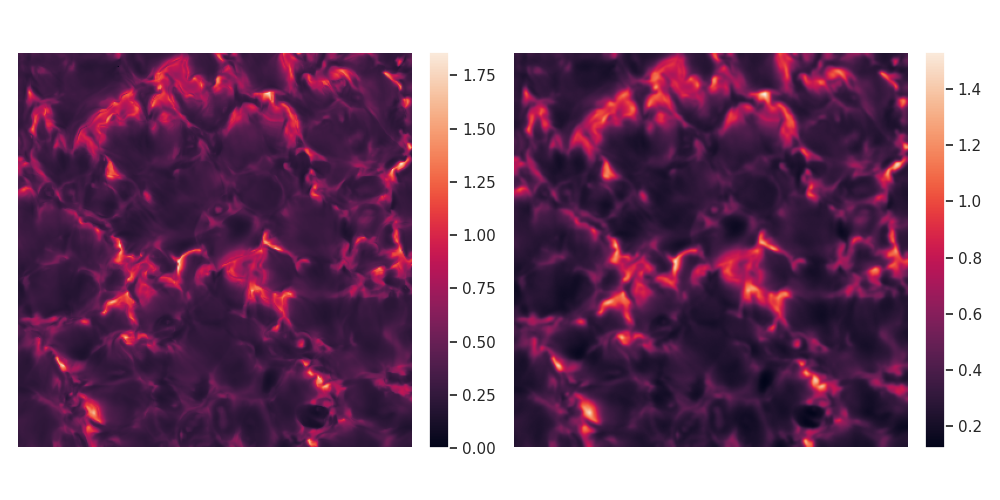
#> input picture docs/img/comparacion_intensidad_1_original_borrosa.png, 1000 x 500 px, given in place of IMG_20221223_132853.jpg, which was not available
$ python generar_ejemplo_psf.py
#> lines starting #> are read from the running program, lines starting #| are printed output that depends on the picture; pictures that were not available may be replaced by others from this repository, and a replacement may not be noted
import numpy as np
import matplotlib.pyplot as plt
from scipy.signal import convolve2d
from PIL import Image
import os

# Asegurar que el directorio de salida existe
os.makedirs('docs/img', exist_ok=True)

# Cargar la imagen
img_path = 'data/IMG_20221223_132853.jpg'
img = Image.open(img_path)
#> img is the input picture: PIL image 1000x500 RGBA; mean R, G, B, A 142.1, 107.3, 133.1, 255

# Recortar al centro para hacerla cuadrada y escalar para convolución rápida
width, height = img.size
#> width = 1000; height = 500
min_dim = min(width, height)
#> min_dim = 500
left = (width - min_dim)/2
#> left = 250
top = (height - min_dim)/2
#> top = 0
right = (width + min_dim)/2
#> right = 750
bottom = (height + min_dim)/2
#> bottom = 500
img = img.crop((left, top, right, bottom))
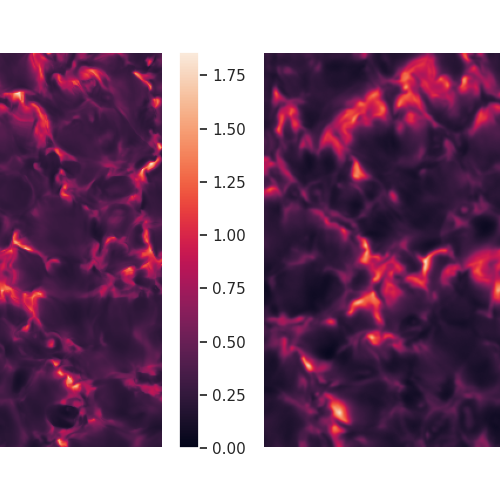
#> img: PIL image 500x500 RGBA; mean R, G, B, A 140.4, 105.6, 131.3, 255
img = img.resize((600, 600), Image.Resampling.LANCZOS)
#> img: PIL image 600x600 RGBA

img_arr = np.array(img) / 255.0

# Crear una PSF (Gaussiana desenfocada)
size = 41
sigma = 8.0
x = np.arange(-size//2 + 1., size//2 + 1.)
y = np.arange(-size//2 + 1., size//2 + 1.)
x, y = np.meshgrid(x, y)
psf = np.exp(-(x**2 + y**2) / (2. * sigma**2))
psf = psf / np.sum(psf)

# Convolucionar la imagen original con la PSF
degraded = np.zeros_like(img_arr)
if len(img_arr.shape) == 3:
    for i in range(3):
        degraded[:,:,i] = convolve2d(img_arr[:,:,i], psf, mode='same', boundary='symm')
else:
    degraded = convolve2d(img_arr, psf, mode='same', boundary='symm')

degraded = np.clip(degraded, 0, 1)

# Crear la figura didáctica
fig = plt.figure(figsize=(15, 5))

# 1. Imagen Original
ax1 = fig.add_subplot(1, 3, 1)
ax1.imshow(img_arr)
ax1.axis('off')

# 2. Símbolo de Convolución
fig.text(0.34, 0.5, r'$\ast$', fontsize=50, ha='center', va='center')

# 3. PSF
ax2 = fig.add_subplot(1, 3, 2)
im2 = ax2.imshow(psf, cmap='inferno')
ax2.axis('off')

# 4. Símbolo de Igualdad
fig.text(0.66, 0.5, r'$=$', fontsize=50, ha='center', va='center')

# 5. Imagen Degradada
ax3 = fig.add_subplot(1, 3, 3)
ax3.imshow(degraded)
ax3.axis('off')

plt.tight_layout()
# Ajustar espacio para que los símbolos no se solapen
plt.subplots_adjust(wspace=0.4)

out_path = 'docs/img/ejemplo_degradacion.png'
plt.savefig(out_path, dpi=300, bbox_inches='tight', transparent=True)
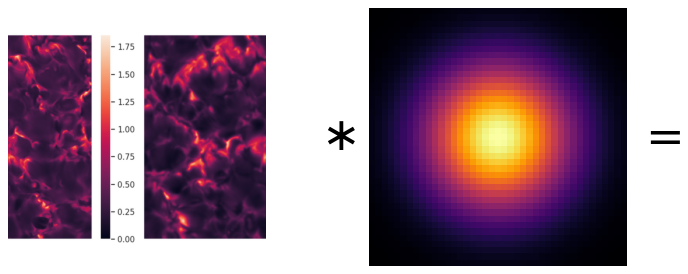
#> figure drawn by matplotlib, 3 panels
print(f"¡Imagen generada con éxito en {out_path}!")

$ run again, on docs/img/comparacion_intensidad_3_barras.png
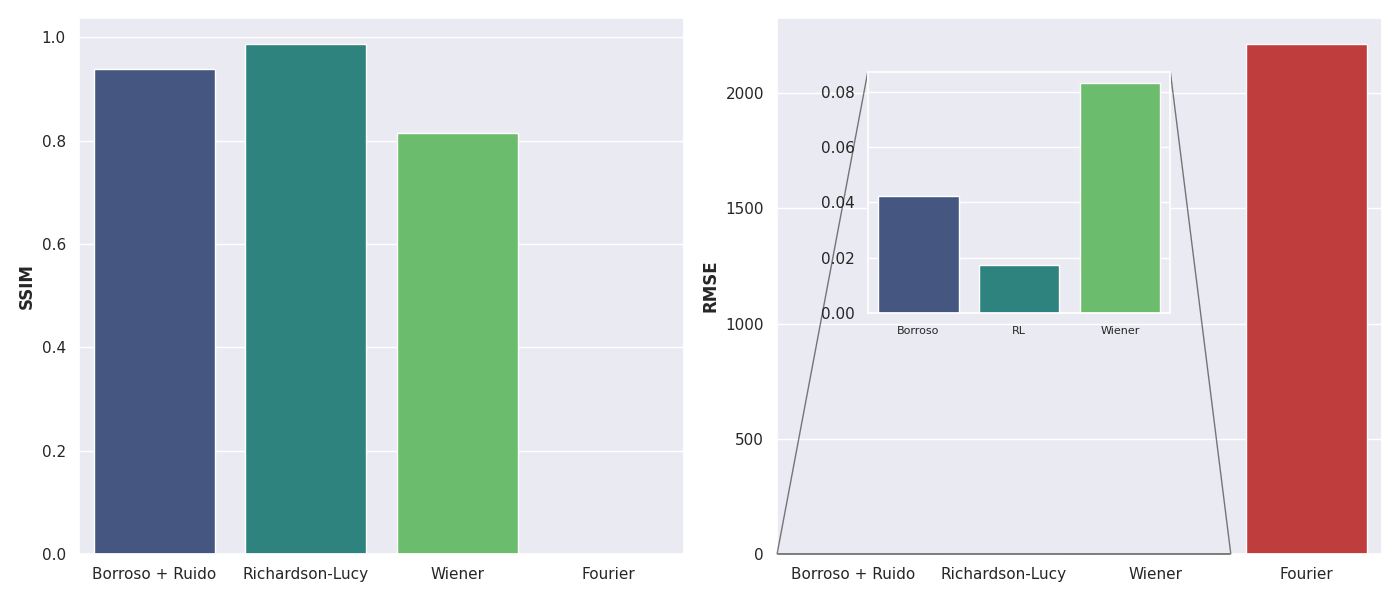
#> input picture docs/img/comparacion_intensidad_3_barras.png, 1400 x 600 px, given in place of IMG_20221223_132853.jpg, which was not available
#> img is the input picture: PIL image 1400x600 RGBA; mean R, G, B, A 197, 201.8, 202.1, 255
#> `img = img.crop((left, top, right, bottom))`:
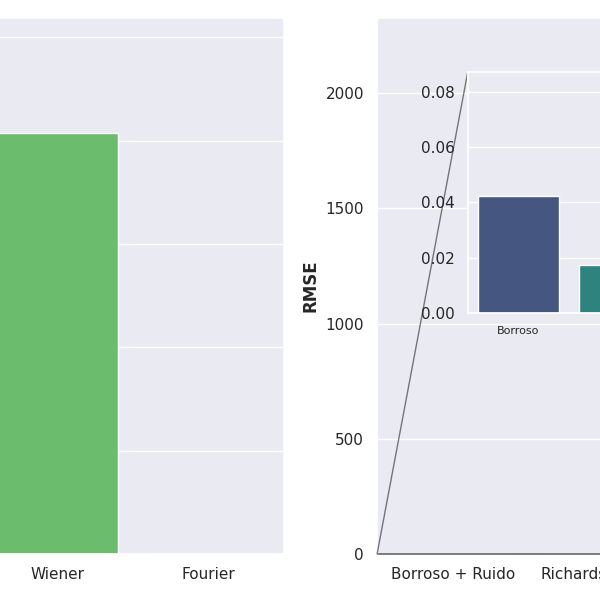
#> img: PIL image 600x600 RGBA; mean R, G, B, A 215.7, 227.3, 222.3, 255
#> `plt.savefig(out_path, dpi=300, bbox_inches='tight', transparent=True)`:
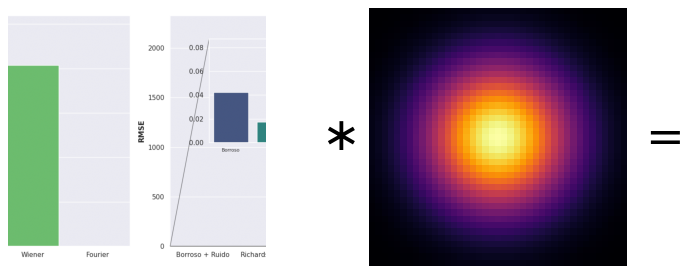
#> figure drawn by matplotlib, 3 panels

$ run again, on docs/img/comparacion_intensidad_4_psf.png
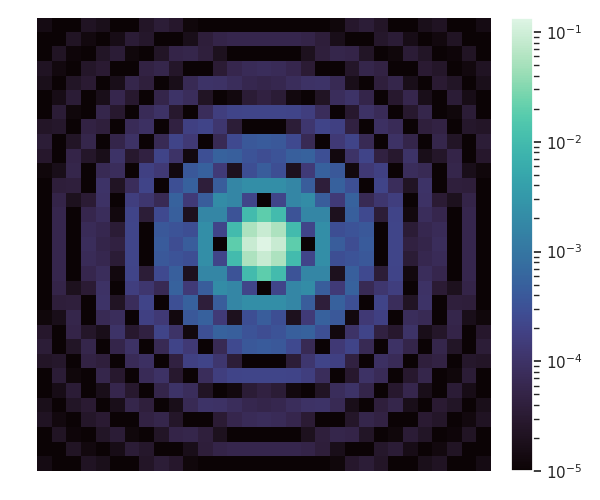
#> input picture docs/img/comparacion_intensidad_4_psf.png, 600 x 500 px, given in place of IMG_20221223_132853.jpg, which was not available
#> img is the input picture: PIL image 600x500 RGBA; mean R, G, B, A 101.9, 102.3, 121.4, 255
#> `img = img.crop((left, top, right, bottom))`:
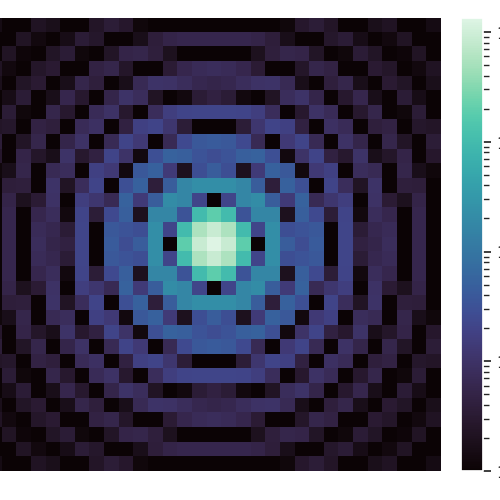
#> img: PIL image 500x500 RGBA; mean R, G, B, A 77.1, 77.9, 100.7, 255
#> `plt.savefig(out_path, dpi=300, bbox_inches='tight', transparent=True)`:
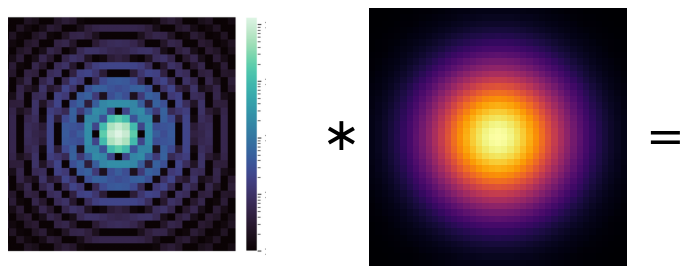
#> figure drawn by matplotlib, 3 panels
